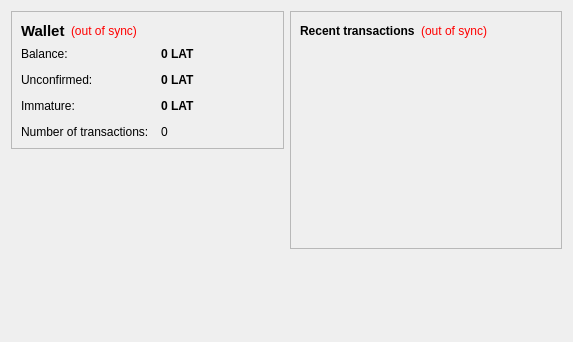
<?xml version="1.0" encoding="UTF-8"?>
<ui version="4.0">
 <class>OverviewPage</class>
 <widget class="QWidget" name="OverviewPage">
  <property name="geometry">
   <rect>
    <x>0</x>
    <y>0</y>
    <width>573</width>
    <height>342</height>
   </rect>
  </property>
  <property name="windowTitle">
   <string>Form</string>
  </property>
  <layout class="QHBoxLayout" name="horizontalLayout" stretch="1,1">
   <item>
    <layout class="QVBoxLayout" name="verticalLayout_2">
     <item>
      <widget class="QFrame" name="frame">
       <property name="frameShape">
        <enum>QFrame::StyledPanel</enum>
       </property>
       <property name="frameShadow">
        <enum>QFrame::Raised</enum>
       </property>
       <layout class="QVBoxLayout" name="verticalLayout_4">
        <item>
         <layout class="QHBoxLayout" name="horizontalLayout_4">
          <item>
           <widget class="QLabel" name="label_5">
            <property name="font">
             <font>
              <pointsize>11</pointsize>
              <weight>75</weight>
              <bold>true</bold>
             </font>
            </property>
            <property name="text">
             <string>Wallet</string>
            </property>
           </widget>
          </item>
          <item>
           <widget class="QLabel" name="labelWalletStatus">
            <property name="toolTip">
             <string>The displayed information may be out of date. Your wallet automatically synchronizes with the LatinoCoin network after a connection is established, but this process has not completed yet.</string>
            </property>
            <property name="styleSheet">
             <string notr="true">QLabel { color: red; }</string>
            </property>
            <property name="text">
             <string notr="true">(out of sync)</string>
            </property>
            <property name="alignment">
             <set>Qt::AlignLeading|Qt::AlignLeft|Qt::AlignVCenter</set>
            </property>
           </widget>
          </item>
          <item>
           <spacer name="horizontalSpacer_2">
            <property name="orientation">
             <enum>Qt::Horizontal</enum>
            </property>
            <property name="sizeHint" stdset="0">
             <size>
              <width>40</width>
              <height>20</height>
             </size>
            </property>
           </spacer>
          </item>
         </layout>
        </item>
        <item>
         <layout class="QFormLayout" name="formLayout_2">
          <property name="fieldGrowthPolicy">
           <enum>QFormLayout::AllNonFixedFieldsGrow</enum>
          </property>
          <property name="horizontalSpacing">
           <number>12</number>
          </property>
          <property name="verticalSpacing">
           <number>12</number>
          </property>
          <item row="0" column="0">
           <widget class="QLabel" name="label">
            <property name="text">
             <string>Balance:</string>
            </property>
           </widget>
          </item>
          <item row="0" column="1">
           <widget class="QLabel" name="labelBalance">
            <property name="font">
             <font>
              <weight>75</weight>
              <bold>true</bold>
             </font>
            </property>
            <property name="cursor">
             <cursorShape>IBeamCursor</cursorShape>
            </property>
            <property name="toolTip">
             <string>Your current balance</string>
            </property>
            <property name="text">
             <string notr="true">0 LAT</string>
            </property>
            <property name="textInteractionFlags">
             <set>Qt::LinksAccessibleByMouse|Qt::TextSelectableByKeyboard|Qt::TextSelectableByMouse</set>
            </property>
           </widget>
          </item>
          <item row="1" column="0">
           <widget class="QLabel" name="label_3">
            <property name="text">
             <string>Unconfirmed:</string>
            </property>
           </widget>
          </item>
          <item row="1" column="1">
           <widget class="QLabel" name="labelUnconfirmed">
            <property name="font">
             <font>
              <weight>75</weight>
              <bold>true</bold>
             </font>
            </property>
            <property name="cursor">
             <cursorShape>IBeamCursor</cursorShape>
            </property>
            <property name="toolTip">
             <string>Total of transactions that have yet to be confirmed, and do not yet count toward the current balance</string>
            </property>
            <property name="text">
             <string notr="true">0 LAT</string>
            </property>
            <property name="textInteractionFlags">
             <set>Qt::LinksAccessibleByMouse|Qt::TextSelectableByKeyboard|Qt::TextSelectableByMouse</set>
            </property>
           </widget>
          </item>
          <item row="3" column="0">
           <widget class="QLabel" name="label_2">
            <property name="text">
             <string>Number of transactions:</string>
            </property>
           </widget>
          </item>
          <item row="3" column="1">
           <widget class="QLabel" name="labelNumTransactions">
            <property name="toolTip">
             <string>Total number of transactions in wallet</string>
            </property>
            <property name="text">
             <string notr="true">0</string>
            </property>
           </widget>
          </item>
          <item row="2" column="0">
           <widget class="QLabel" name="labelImmatureText">
            <property name="text">
             <string>Immature:</string>
            </property>
           </widget>
          </item>
          <item row="2" column="1">
           <widget class="QLabel" name="labelImmature">
            <property name="font">
             <font>
              <weight>75</weight>
              <bold>true</bold>
             </font>
            </property>
            <property name="toolTip">
             <string>Mined balance that has not yet matured</string>
            </property>
            <property name="text">
             <string notr="true">0 LAT</string>
            </property>
            <property name="textInteractionFlags">
             <set>Qt::LinksAccessibleByMouse|Qt::TextSelectableByKeyboard|Qt::TextSelectableByMouse</set>
            </property>
           </widget>
          </item>
         </layout>
        </item>
       </layout>
      </widget>
     </item>
     <item>
      <spacer name="verticalSpacer">
       <property name="orientation">
        <enum>Qt::Vertical</enum>
       </property>
       <property name="sizeHint" stdset="0">
        <size>
         <width>20</width>
         <height>40</height>
        </size>
       </property>
      </spacer>
     </item>
    </layout>
   </item>
   <item>
    <layout class="QVBoxLayout" name="verticalLayout_3">
     <item>
      <widget class="QFrame" name="frame_2">
       <property name="frameShape">
        <enum>QFrame::StyledPanel</enum>
       </property>
       <property name="frameShadow">
        <enum>QFrame::Raised</enum>
       </property>
       <layout class="QVBoxLayout" name="verticalLayout">
        <item>
         <layout class="QHBoxLayout" name="horizontalLayout_2">
          <item>
           <widget class="QLabel" name="label_4">
            <property name="text">
             <string>&lt;b&gt;Recent transactions&lt;/b&gt;</string>
            </property>
           </widget>
          </item>
          <item>
           <widget class="QLabel" name="labelTransactionsStatus">
            <property name="toolTip">
             <string>The displayed information may be out of date. Your wallet automatically synchronizes with the LatinoCoin network after a connection is established, but this process has not completed yet.</string>
            </property>
            <property name="styleSheet">
             <string notr="true">QLabel { color: red; }</string>
            </property>
            <property name="text">
             <string notr="true">(out of sync)</string>
            </property>
            <property name="alignment">
             <set>Qt::AlignRight|Qt::AlignTrailing|Qt::AlignVCenter</set>
            </property>
           </widget>
          </item>
          <item>
           <spacer name="horizontalSpacer">
            <property name="orientation">
             <enum>Qt::Horizontal</enum>
            </property>
            <property name="sizeHint" stdset="0">
             <size>
              <width>40</width>
              <height>20</height>
             </size>
            </property>
           </spacer>
          </item>
         </layout>
        </item>
        <item>
         <widget class="QListView" name="listTransactions">
          <property name="styleSheet">
           <string notr="true">QListView { background: transparent; }</string>
          </property>
          <property name="frameShape">
           <enum>QFrame::NoFrame</enum>
          </property>
          <property name="verticalScrollBarPolicy">
           <enum>Qt::ScrollBarAlwaysOff</enum>
          </property>
          <property name="horizontalScrollBarPolicy">
           <enum>Qt::ScrollBarAlwaysOff</enum>
          </property>
          <property name="selectionMode">
           <enum>QAbstractItemView::NoSelection</enum>
          </property>
         </widget>
        </item>
       </layout>
      </widget>
     </item>
     <item>
      <spacer name="verticalSpacer_2">
       <property name="orientation">
        <enum>Qt::Vertical</enum>
       </property>
       <property name="sizeHint" stdset="0">
        <size>
         <width>20</width>
         <height>40</height>
        </size>
       </property>
      </spacer>
     </item>
    </layout>
   </item>
  </layout>
 </widget>
 <resources/>
 <connections/>
</ui>
